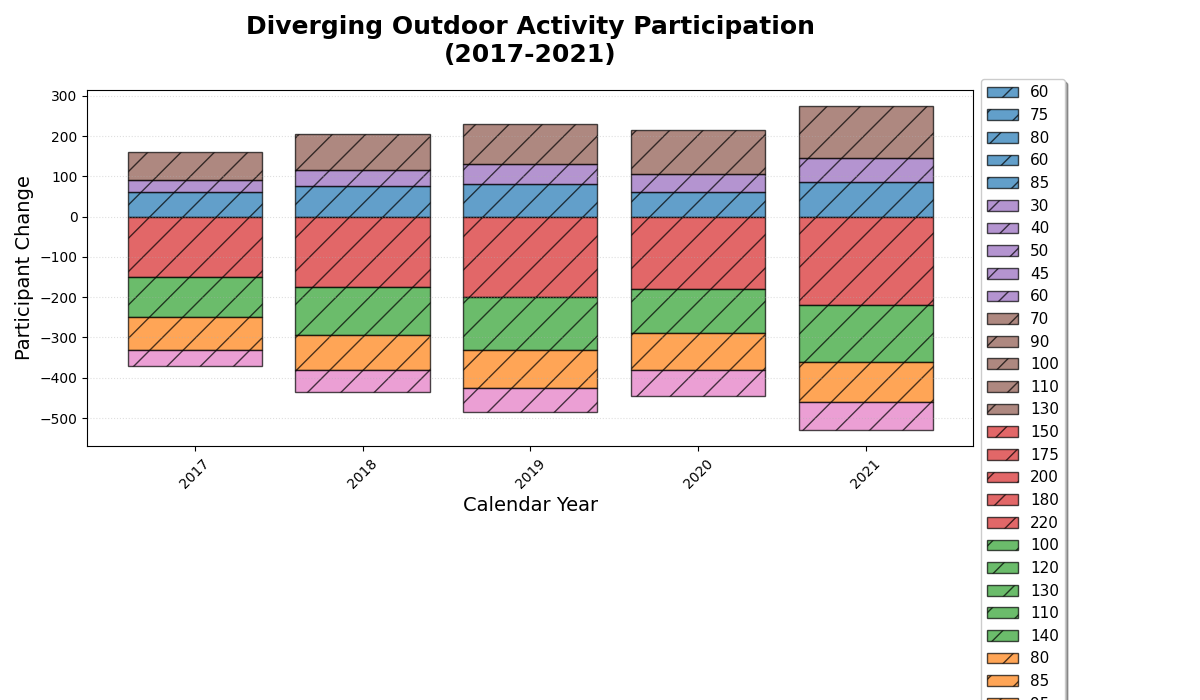

Write the Python code that produced this figure.
import matplotlib.pyplot as plt
import numpy as np

years = np.array([2017, 2018, 2019, 2020, 2021])

# Separate activities into two groups for diverging effect
recreational = np.array([60, 75, 80, 60, 85])  # Swimming - expand upwards
meditation = np.array([30, 40, 50, 45, 60])    # Yoga - expand upwards
hiking = np.array([70, 90, 100, 110, 130])     # Hiking - expand upwards

active = np.array([150, 175, 200, 180, 220])   # Running - expand downwards
biking = np.array([100, 120, 130, 110, 140])   # Cycling - expand downwards
leisure = np.array([80, 85, 95, 90, 100])      # Picnicking - expand downwards
surfing = np.array([40, 55, 60, 65, 70])       # Surfing - expand downwards

fig, ax = plt.subplots(figsize=(12, 7))

# Plot upward expanding bars
top_bottom = np.zeros(len(years))
for activity, color in zip([recreational, meditation, hiking], ['#1f77b4', '#9467bd', '#8c564b']):
    ax.bar(years, activity, bottom=top_bottom, label=activity, color=color, alpha=0.7, edgecolor='black', hatch='/')
    top_bottom += activity

# Plot downward expanding bars as negative values
bottom_top = np.zeros(len(years))
for activity, color in zip([active, biking, leisure, surfing], ['#d62728', '#2ca02c', '#ff7f0e', '#e377c2']):
    ax.bar(years, -activity, bottom=bottom_top, label=activity, color=color, alpha=0.7, edgecolor='black', hatch='/')
    bottom_top -= activity

ax.set_title("Diverging Outdoor Activity Participation\n(2017-2021)", fontsize=18, weight='bold', pad=20)
ax.set_xlabel('Calendar Year', fontsize=14)
ax.set_ylabel('Participant Change', fontsize=14)
ax.set_xticks(years)
ax.set_xticklabels(years, rotation=45)
ax.grid(axis='y', linestyle=':', alpha=0.4)

ax.legend(loc='upper left', fontsize=11, bbox_to_anchor=(1, 1.05), shadow=True)

plt.tight_layout(rect=[0, 0, 0.9, 1])

plt.show()
